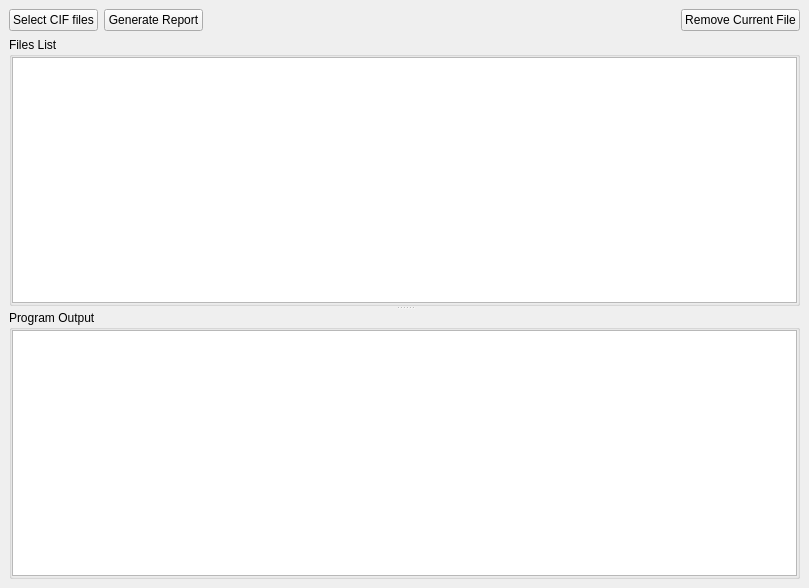
<?xml version="1.0" encoding="UTF-8"?>
<ui version="4.0">
 <class>MultitableWindow</class>
 <widget class="QMainWindow" name="MultitableWindow">
  <property name="geometry">
   <rect>
    <x>0</x>
    <y>0</y>
    <width>809</width>
    <height>588</height>
   </rect>
  </property>
  <property name="windowTitle">
   <string>Mutitable</string>
  </property>
  <widget class="QWidget" name="Mainwidget">
   <layout class="QGridLayout" name="gridLayout">
    <item row="0" column="0">
     <widget class="QPushButton" name="cif_files_button">
      <property name="text">
       <string>Select CIF files</string>
      </property>
     </widget>
    </item>
    <item row="0" column="1" colspan="2">
     <widget class="QPushButton" name="report_button">
      <property name="text">
       <string>Generate Report</string>
      </property>
     </widget>
    </item>
    <item row="0" column="3">
     <spacer name="horizontalSpacer">
      <property name="orientation">
       <enum>Qt::Horizontal</enum>
      </property>
      <property name="sizeHint" stdset="0">
       <size>
        <width>40</width>
        <height>20</height>
       </size>
      </property>
     </spacer>
    </item>
    <item row="0" column="4">
     <widget class="QPushButton" name="removeButton">
      <property name="toolTip">
       <string>&lt;html&gt;&lt;head/&gt;&lt;body&gt;&lt;p&gt;Removes the currently selected file from the list.&lt;/p&gt;&lt;/body&gt;&lt;/html&gt;</string>
      </property>
      <property name="text">
       <string>Remove Current File</string>
      </property>
     </widget>
    </item>
    <item row="1" column="0" rowspan="2" colspan="5">
     <widget class="QSplitter" name="splitter_2">
      <property name="sizePolicy">
       <sizepolicy hsizetype="Expanding" vsizetype="Expanding">
        <horstretch>0</horstretch>
        <verstretch>0</verstretch>
       </sizepolicy>
      </property>
      <property name="orientation">
       <enum>Qt::Vertical</enum>
      </property>
      <widget class="QGroupBox" name="groupBox">
       <property name="title">
        <string>Files List</string>
       </property>
       <layout class="QVBoxLayout" name="verticalLayout">
        <property name="leftMargin">
         <number>0</number>
        </property>
        <property name="topMargin">
         <number>0</number>
        </property>
        <property name="rightMargin">
         <number>0</number>
        </property>
        <property name="bottomMargin">
         <number>0</number>
        </property>
        <item>
         <widget class="QListWidget" name="CifFileListListWidget">
          <property name="dragDropMode">
           <enum>QAbstractItemView::DragDrop</enum>
          </property>
          <property name="defaultDropAction">
           <enum>Qt::CopyAction</enum>
          </property>
          <property name="alternatingRowColors">
           <bool>true</bool>
          </property>
         </widget>
        </item>
       </layout>
      </widget>
      <widget class="QGroupBox" name="groupBox_2">
       <property name="title">
        <string>Program Output</string>
       </property>
       <layout class="QVBoxLayout" name="verticalLayout_2">
        <property name="leftMargin">
         <number>0</number>
        </property>
        <property name="topMargin">
         <number>0</number>
        </property>
        <property name="rightMargin">
         <number>0</number>
        </property>
        <property name="bottomMargin">
         <number>0</number>
        </property>
        <item>
         <widget class="QTextEdit" name="OutputTextEdit">
          <property name="sizePolicy">
           <sizepolicy hsizetype="Expanding" vsizetype="Expanding">
            <horstretch>0</horstretch>
            <verstretch>0</verstretch>
           </sizepolicy>
          </property>
          <property name="minimumSize">
           <size>
            <width>0</width>
            <height>0</height>
           </size>
          </property>
          <property name="readOnly">
           <bool>true</bool>
          </property>
          <property name="textInteractionFlags">
           <set>Qt::LinksAccessibleByMouse|Qt::TextSelectableByMouse</set>
          </property>
         </widget>
        </item>
       </layout>
      </widget>
     </widget>
    </item>
   </layout>
  </widget>
 </widget>
 <resources/>
 <connections/>
</ui>
